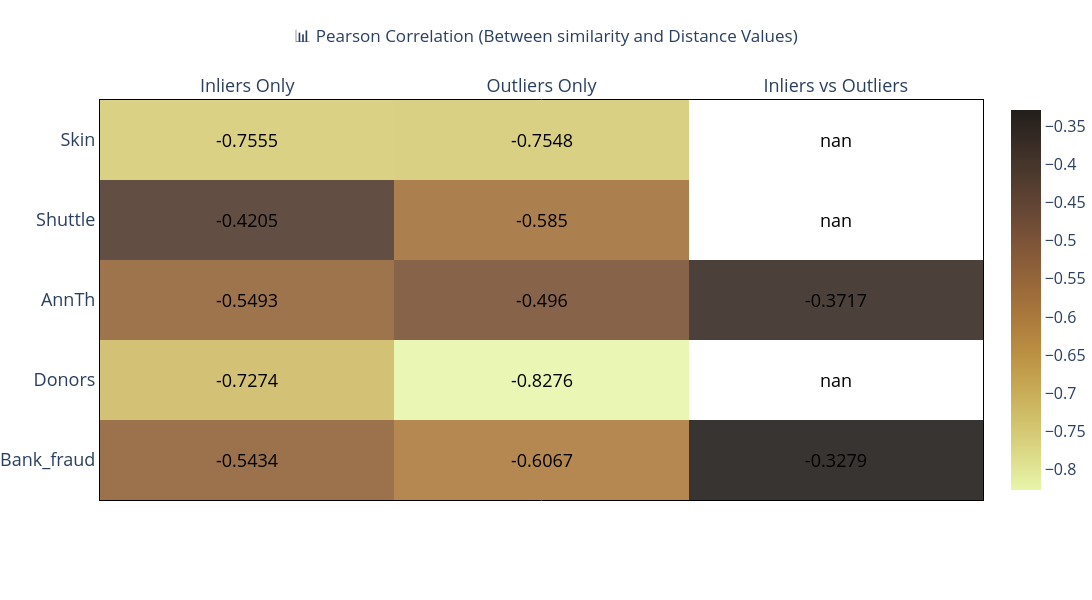
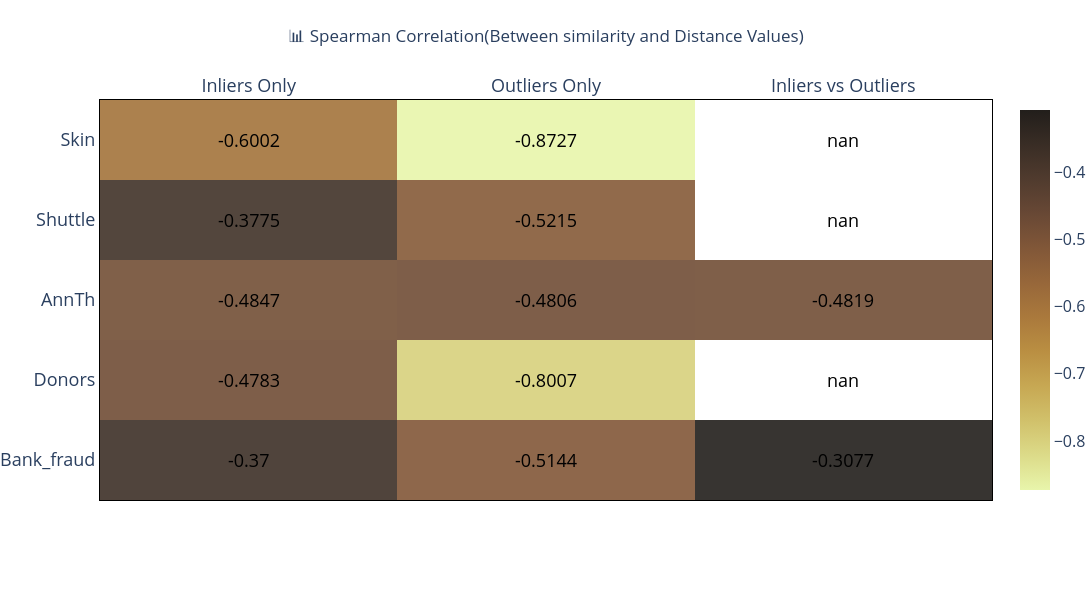

The code cell stored with these charts, in order, in its notebook:
### Code cell
import numpy as np
import plotly.graph_objects as go
from scipy.stats import spearmanr, pearsonr
from tabulate import tabulate
from functools import reduce
from itertools import product
from IPython.display import Image

# List of datasets
datasets = ["Bank_fraud","11_donors", "2_annthyroid", "32_shuttle", "33_skin"]
dataset_abbreviations = ["Bank_fraud","Donors",  "AnnTh",  "Shuttle", "Skin"]

# Storage for correlation values
pearson_values = []
spearman_values = []

def compare_similarity_distance_by_group(similarity_matrix, distance_matrix, dataset_name):
    
    # Extract different regions
    inlier_similarity = similarity_matrix[:20, :20].flatten()  # Inliers only
    inlier_distance = distance_matrix[:20, :20].flatten()

    outlier_similarity = similarity_matrix[20:30, 20:30].flatten()  # Outliers only
    outlier_distance = distance_matrix[20:30, 20:30].flatten()

    cross_similarity = similarity_matrix[:20, 20:30].flatten()  # Inliers vs Outliers
    cross_distance = distance_matrix[:20, 20:30].flatten()

    # Compute correlation function
    def compute_correlations(similarity_values, distance_values):
        pearson_corr, _ = pearsonr(similarity_values, distance_values)
        spearman_corr, _ = spearmanr(similarity_values, distance_values)
        return pearson_corr, spearman_corr

    # Compute correlations for each case
    inlier_pearson, inlier_spearman = compute_correlations(inlier_similarity, inlier_distance)
    outlier_pearson, outlier_spearman = compute_correlations(outlier_similarity, outlier_distance)
    cross_pearson, cross_spearman = compute_correlations(cross_similarity, cross_distance)

    # Store results for visualization
    pearson_values.append([inlier_pearson, outlier_pearson, cross_pearson])
    spearman_values.append([inlier_spearman, outlier_spearman, cross_spearman])

    # Print table
    table_data = [
        ["Inliers Only", f"{inlier_pearson:.4f}", f"{inlier_spearman:.4f}"],
        ["Outliers Only", f"{outlier_pearson:.4f}", f"{outlier_spearman:.4f}"],
        ["Inliers vs Outliers", f"{cross_pearson:.4f}", f"{cross_spearman:.4f}"]
    ]
    #print(f"\n📊 Correlation Results - {dataset_name}")
    #print(tabulate(table_data, headers=["Category", "Pearson Correlation", "Spearman Correlation"], tablefmt="grid"))

# Run function for all datasets
for dataset_name in datasets:
    compare_similarity_distance_by_group(results[dataset_name]['similarity_matrix'], 
                                         results[dataset_name]['distance_matrix'], 
                                         dataset_name)

# Correlation categories (x-axis)
categories = ['Inliers Only', 'Outliers Only', 'Inliers vs Outliers']

def get_anno_text(z_value):
    annotations = []
    a, b = len(z_value), len(z_value[0])
    flat_z = reduce(lambda x, y: x + y, z_value)
    coords = product(range(a), range(b))
    for pos, elem in zip(coords, flat_z):
        annotations.append({'font': {'color': 'black'},
                            'showarrow': False,
                            'text': str(round(elem, 4)),  # Round for better readability
                            'x': pos[1],
                            'y': pos[0],
                            'font.size': 18})
    return annotations

# Function to generate heatmap figures
def create_heatmap(correlation_values, title, filename):
    fig = go.Figure(data=go.Heatmap(
        z=correlation_values,
        x=categories,  # Categories on x-axis
        y=dataset_abbreviations ,  # Datasets on y-axis
        hoverongaps=True,
        colorscale='turbid',  # Change colormap if needed
        opacity=0.9,
        colorbar=dict(tickfont=dict(size=16))
    ))

    fig.update_layout(
        title={'text': title, 'y': 0.95, 'x': 0.5, 'xanchor': 'center', 'yanchor': 'top'},
        plot_bgcolor='rgba(0,0,0,0)',
        annotations=get_anno_text(correlation_values),
        width=1100,
        height=600,
        xaxis={'side': 'top'},
        margin=dict(l=0, r=100, t=100, b=100)
    )

    fig.update_xaxes(tickfont=dict(size=18), linewidth=1, linecolor='black', mirror=True)
    fig.update_yaxes(tickfont=dict(size=18), linewidth=1, linecolor='black', mirror=True)

    fig.write_image(filename, engine="kaleido")
    fig.show()
    return Image(filename)

# Generate Pearson and Spearman heatmaps
pearson_image = create_heatmap(pearson_values, "📊 Pearson Correlation (Between similarity and Distance Values) ", "pearson_heatmap.png")
spearman_image = create_heatmap(spearman_values, "📊 Spearman Correlation(Between similarity and Distance Values)", "spearman_heatmap.png")

# Display images
from IPython.display import display, Image  
display(Image(filename="pearson_heatmap.png"))  
display(Image(filename="spearman_heatmap.png"))

### Figure 1 — Plotly figure (JSON) as saved in the notebook; plotly's stock layout.template omitted (floating-point values rounded to 4 significant figures)
{"data": [{"colorbar": {"tickfont": {"size": 16}}, "colorscale": [[0, "rgb(232, 245, 171)"], [0.09091, "rgb(220, 219, 137)"], [0.1818, "rgb(209, 193, 107)"], [0.2727, "rgb(199, 168, 83)"], [0.3636, "rgb(186, 143, 66)"], [0.4545, "rgb(170, 121, 60)"], [0.5455, "rgb(151, 103, 58)"], [0.6364, "rgb(129, 87, 56)"], [0.7273, "rgb(104, 72, 53)"], [0.8182, "rgb(80, 59, 46)"], [0.9091, "rgb(57, 45, 37)"], [1, "rgb(34, 30, 27)"]], "hoverongaps": true, "opacity": 0.9, "type": "heatmap", "x": ["Inliers Only", "Outliers Only", "Inliers vs Outliers"], "y": ["Bank_fraud", "Donors", "AnnTh", "Shuttle", "Skin"], "z": [[-0.5434, -0.6067, -0.3279], [-0.7274, -0.8276, null], [-0.5493, -0.496, -0.3717], [-0.4205, -0.585, null], [-0.7555, -0.7548, null]]}], "layout": {"annotations": [{"font": {"color": "black", "size": 18}, "showarrow": false, "text": "-0.5434", "x": 0, "y": 0}, {"font": {"color": "black", "size": 18}, "showarrow": false, "text": "-0.6067", "x": 1, "y": 0}, {"font": {"color": "black", "size": 18}, "showarrow": false, "text": "-0.3279", "x": 2, "y": 0}, {"font": {"color": "black", "size": 18}, "showarrow": false, "text": "-0.7274", "x": 0, "y": 1}, {"font": {"color": "black", "size": 18}, "showarrow": false, "text": "-0.8276", "x": 1, "y": 1}, {"font": {"color": "black", "size": 18}, "showarrow": false, "text": "nan", "x": 2, "y": 1}, {"font": {"color": "black", "size": 18}, "showarrow": false, "text": "-0.5493", "x": 0, "y": 2}, {"font": {"color": "black", "size": 18}, "showarrow": false, "text": "-0.496", "x": 1, "y": 2}, {"font": {"color": "black", "size": 18}, "showarrow": false, "text": "-0.3717", "x": 2, "y": 2}, {"font": {"color": "black", "size": 18}, "showarrow": false, "text": "-0.4205", "x": 0, "y": 3}, {"font": {"color": "black", "size": 18}, "showarrow": false, "text": "-0.585", "x": 1, "y": 3}, {"font": {"color": "black", "size": 18}, "showarrow": false, "text": "nan", "x": 2, "y": 3}, {"font": {"color": "black", "size": 18}, "showarrow": false, "text": "-0.7555", "x": 0, "y": 4}, {"font": {"color": "black", "size": 18}, "showarrow": false, "text": "-0.7548", "x": 1, "y": 4}, {"font": {"color": "black", "size": 18}, "showarrow": false, "text": "nan", "x": 2, "y": 4}], "height": 600, "margin": {"b": 100, "l": 0, "r": 100, "t": 100}, "plot_bgcolor": "rgba(0,0,0,0)", "title": {"text": "📊 Pearson Correlation (Between similarity and Distance Values) ", "x": 0.5, "xanchor": "center", "y": 0.95, "yanchor": "top"}, "width": 1100, "xaxis": {"linecolor": "black", "linewidth": 1, "mirror": true, "side": "top", "tickfont": {"size": 18}}, "yaxis": {"linecolor": "black", "linewidth": 1, "mirror": true, "tickfont": {"size": 18}}}}

### Figure 2 — Plotly figure (JSON) as saved in the notebook; plotly's stock layout.template omitted (floating-point values rounded to 4 significant figures)
{"data": [{"colorbar": {"tickfont": {"size": 16}}, "colorscale": [[0, "rgb(232, 245, 171)"], [0.09091, "rgb(220, 219, 137)"], [0.1818, "rgb(209, 193, 107)"], [0.2727, "rgb(199, 168, 83)"], [0.3636, "rgb(186, 143, 66)"], [0.4545, "rgb(170, 121, 60)"], [0.5455, "rgb(151, 103, 58)"], [0.6364, "rgb(129, 87, 56)"], [0.7273, "rgb(104, 72, 53)"], [0.8182, "rgb(80, 59, 46)"], [0.9091, "rgb(57, 45, 37)"], [1, "rgb(34, 30, 27)"]], "hoverongaps": true, "opacity": 0.9, "type": "heatmap", "x": ["Inliers Only", "Outliers Only", "Inliers vs Outliers"], "y": ["Bank_fraud", "Donors", "AnnTh", "Shuttle", "Skin"], "z": [[-0.37, -0.5144, -0.3077], [-0.4783, -0.8007, null], [-0.4847, -0.4806, -0.4819], [-0.3775, -0.5215, null], [-0.6002, -0.8727, null]]}], "layout": {"annotations": [{"font": {"color": "black", "size": 18}, "showarrow": false, "text": "-0.37", "x": 0, "y": 0}, {"font": {"color": "black", "size": 18}, "showarrow": false, "text": "-0.5144", "x": 1, "y": 0}, {"font": {"color": "black", "size": 18}, "showarrow": false, "text": "-0.3077", "x": 2, "y": 0}, {"font": {"color": "black", "size": 18}, "showarrow": false, "text": "-0.4783", "x": 0, "y": 1}, {"font": {"color": "black", "size": 18}, "showarrow": false, "text": "-0.8007", "x": 1, "y": 1}, {"font": {"color": "black", "size": 18}, "showarrow": false, "text": "nan", "x": 2, "y": 1}, {"font": {"color": "black", "size": 18}, "showarrow": false, "text": "-0.4847", "x": 0, "y": 2}, {"font": {"color": "black", "size": 18}, "showarrow": false, "text": "-0.4806", "x": 1, "y": 2}, {"font": {"color": "black", "size": 18}, "showarrow": false, "text": "-0.4819", "x": 2, "y": 2}, {"font": {"color": "black", "size": 18}, "showarrow": false, "text": "-0.3775", "x": 0, "y": 3}, {"font": {"color": "black", "size": 18}, "showarrow": false, "text": "-0.5215", "x": 1, "y": 3}, {"font": {"color": "black", "size": 18}, "showarrow": false, "text": "nan", "x": 2, "y": 3}, {"font": {"color": "black", "size": 18}, "showarrow": false, "text": "-0.6002", "x": 0, "y": 4}, {"font": {"color": "black", "size": 18}, "showarrow": false, "text": "-0.8727", "x": 1, "y": 4}, {"font": {"color": "black", "size": 18}, "showarrow": false, "text": "nan", "x": 2, "y": 4}], "height": 600, "margin": {"b": 100, "l": 0, "r": 100, "t": 100}, "plot_bgcolor": "rgba(0,0,0,0)", "title": {"text": "📊 Spearman Correlation(Between similarity and Distance Values)", "x": 0.5, "xanchor": "center", "y": 0.95, "yanchor": "top"}, "width": 1100, "xaxis": {"linecolor": "black", "linewidth": 1, "mirror": true, "side": "top", "tickfont": {"size": 18}}, "yaxis": {"linecolor": "black", "linewidth": 1, "mirror": true, "tickfont": {"size": 18}}}}
